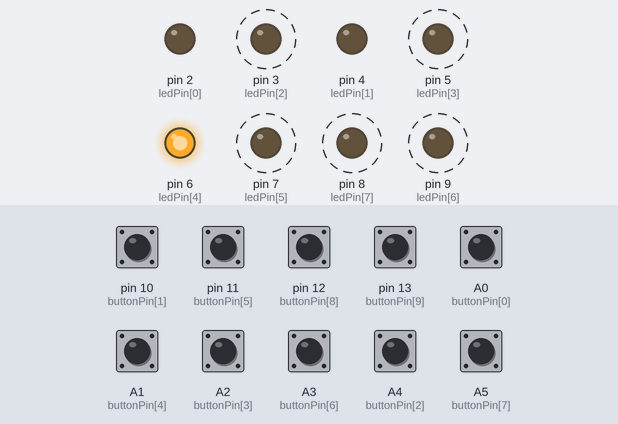
Bench run of a sketch on a simulated Arduino Uno, built with avr-gcc and run on an emulated ATmega328P. On the bench: output pins drawn as LEDs (lit = HIGH). Dashed ring = blinking. The test bench sets the inputs (shaded band); at power-on: A0 (buttonPin[0]), A1 (buttonPin[4]), A2 (buttonPin[3]), A3 (buttonPin[6]), A4 (buttonPin[2]), A5 (buttonPin[7]), pin 10 (buttonPin[1]), pin 11 (buttonPin[5]), pin 12 (buttonPin[8]), pin 13 (buttonPin[9]) HIGH. What the sketch prints to the serial monitor is not drawn.

Above: at 1.2 s.
1.3 s: pin 10 (buttonPin[1]) pulled LOW for 1 s
At 2.62 s:
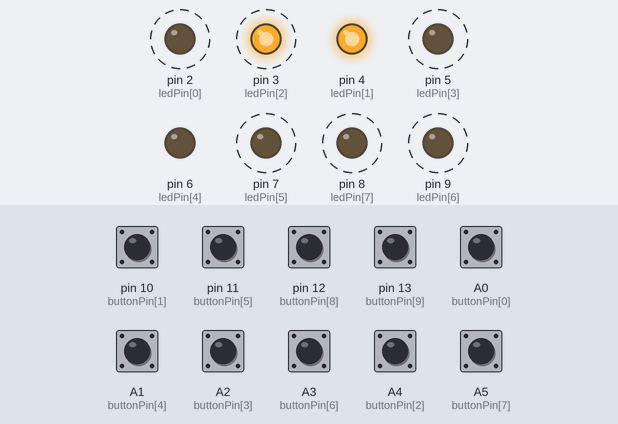
4.3 s: A0 (buttonPin[0]) pulled LOW for 1 s
7.3 s: pin 11 (buttonPin[5]) pulled LOW for 1 s
At 7.62 s:
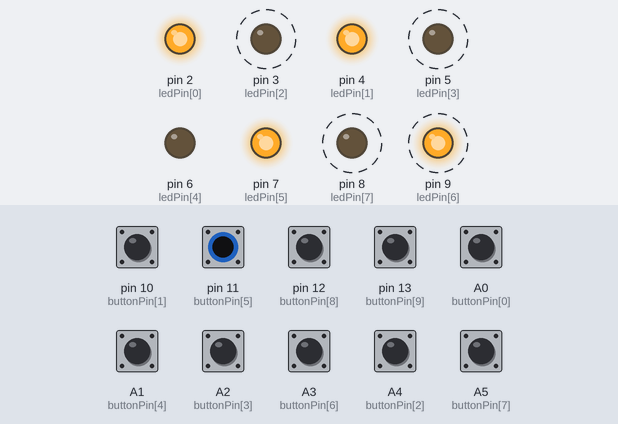
10.3 s: A4 (buttonPin[2]) pulled LOW for 1 s
At 12.4 s:
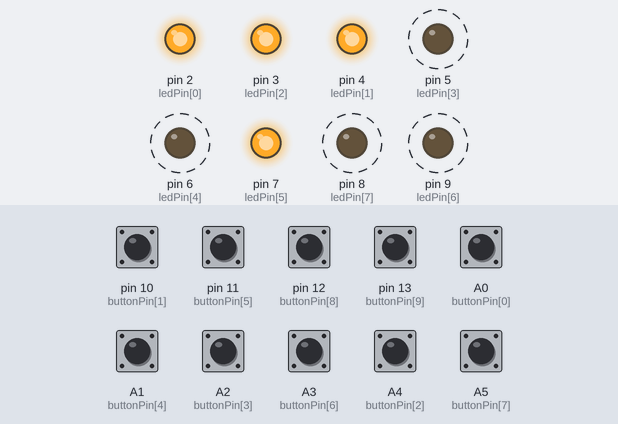
13.3 s: A1 (buttonPin[4]) pulled LOW for 1 s
17.0 s: A2 (buttonPin[3]) pulled LOW for 0.15 s
At 18.3 s:
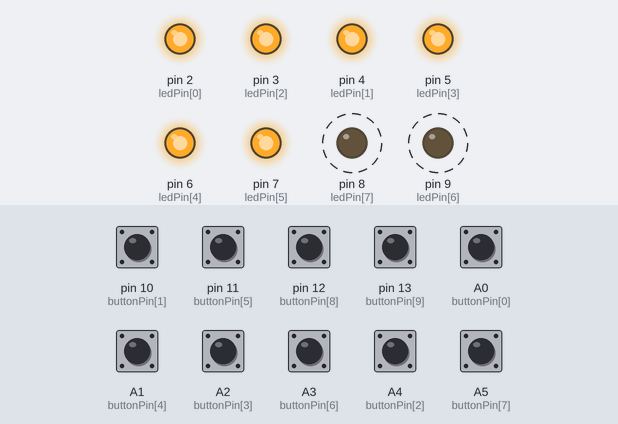
Timing chart, 0 to 21.1 s (numbered marks = the images above; inputs shaded):
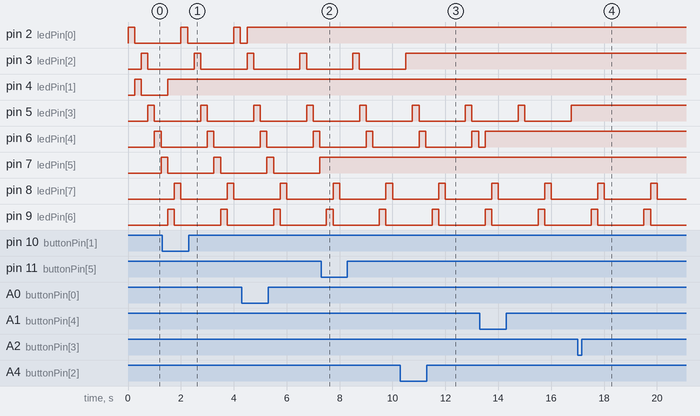

Measured:
- after the input at 7.3 s, pin 7 (ledPin[5]): stays HIGH (without the input it goes to LOW after 0.20 s)
- after the input at 10.3 s, pin 3 (ledPin[2]): goes on until 10.5 s, then stays HIGH
- after the input at 17.0 s, pin 5 (ledPin[3]): stops changing and stays HIGH
- by itself, pin 8 (ledPin[7]), pin 9 (ledPin[6]): alternates HIGH for 0.25 s and LOW for 1.8 s

The sketch:

midi.ino
```cpp
// Piny pro tlacitka
int buttonPin[] = {
  A0,10,A4,A2,A1,11,A3,A5,12,13 };

// Piny pro diody
int ledPin[] = {
  2,4,3,5,6,7,9,8 };

// Prubehovy stav tlacitka
int buttonState[] = {
  0,0,0,0,0,0,0,0 };

// Aktualni stav tlacitka, nutno pro ziskani samostatneho zmacknuti behem cyklu
int buttonPushed[] = {
  0,0,0,0,0,0,0,0 };

// Pole, kde jsou ulozeny informace o vsech krocich, zda maji hrat
int stepsSlot[] = {
  0,0,0,0,0,0,0,0 };

// Identifikator pro vypis na consoli
int buttonNum = 0;

// Pocty diod a tlacitek, pro dynamicke skalovani
int DiodeCount = 8;
int ButtonCount = 10;

int NoteSlot[] = {
  30,31,32,33,34,35,36,37,38,39,40,41,42,43,44,45,46,47,48,49,50,51,52,53,54,55,56,57,58,59,60,61,62,63,64,65,66,67,68,69,70,71,72,73,74,75,76,77,78,79,80,81,82,83,84,85,86,87,88,89 };

int StepNoteSlot[] = {
  30,30,30,30,30,30,30,30 };

// Promena kterou se predava 1/0, zda ma aktualni krok hrat
int lastPlayStep = 0;

int noteStep = 0;

void setup() {
  Serial.begin(31250);
  //Serial.begin(9600);
  // Nastaveni diod
  for (int thisPin=0; thisPin < DiodeCount; thisPin++ ) {
    pinMode(ledPin[thisPin], OUTPUT);
  }
  // Nastaveni tlacitek
  for (int thisPin=0; thisPin < ButtonCount; thisPin++ ) {
    pinMode(buttonPin[thisPin], INPUT_PULLUP);
  }
}

// promena i nese aktualni cislo kroku a predava se funkci readSwitches
void loop(){
  for (int i=0; i<DiodeCount; i++) {
    int tempo = 250;
    // Precteni stavu tlacitek
    readSwitches(i);
    stepSetup(i);
    noteSetup();
    //for (int y=0; y<DiodeCount; y++) {
    //  Serial.print(StepNoteSlot[y]);
    //  Serial.print(",");
    //}
    //Serial.println();
    digitalWrite(ledPin[i], HIGH);
    if (lastPlayStep == 1) {
      // Zapnuti diody

      // Zapnuti noty
      noteOn(0x90, StepNoteSlot[i], 0x45);
      // Prodleva se zapnutou notou
      delay(100);
      // Vypnuti noty
      noteOn(0x90, StepNoteSlot[i], 0x00);
      // Odecteni prodlevy od pauzy tempa
      tempo = tempo - 100;
    }
    // Pauza tempa
    delay (tempo);
    if (lastPlayStep != 1) {
    digitalWrite(ledPin[i], LOW);
    }
    // Vypnuti dio<dy

  }
}

// Precteni stavu vsech tlacitek, zaznamenani o zapnutych a vypnutych, predani informace zpet do hlavni smycky
void readSwitches(int val)
{
  // Cyklus, ktery precte stav vsech tlacitek
  for (int thisPin=0; thisPin < DiodeCount; thisPin++ ) {
      buttonState[thisPin] = digitalRead(buttonPin[thisPin]);
      buttonNum = buttonPin[thisPin];

      // Debug informace
      //Serial.print(buttonNum);
      //Serial.print(" - ");
      //Serial.print(buttonState[thisPin]);
      //Serial.print(" - ");
      //Serial.println(stepsSlot[thisPin]);

      // Overeni ze tlacitko bylo zmacknuto a ulozeni informace
      if (buttonState[thisPin] == LOW && buttonPushed[thisPin] == 0) {
        buttonPushed[thisPin] = 1;

        // Debug informace
        //Serial.print("Zmacknuto - ");
        //Serial.println(buttonNum);

        // prideleni priznak kroku a rozsviceni diody na prislusnem kroku, ze ma hrat a pri pristim zmacknuti prestane a zhasne diodu
        if (stepsSlot[thisPin] == 0 ) {
          stepsSlot[thisPin] = 1;
          digitalWrite(ledPin[thisPin], HIGH);
        } else {
          stepsSlot[thisPin] = 0;
          digitalWrite(ledPin[thisPin], LOW);
        }
      }

      // Uvolneni informace o zmacknutem tlacitku, jinac by dochazelo k neustalemu generovani zmacknuti
      if (buttonState[thisPin] == HIGH && buttonPushed[thisPin] == 1) {
        buttonPushed[thisPin] = 0;
      }
  }
  // Predani informace o kroku do hlavni smycky
  lastPlayStep =  stepsSlot[val];
}

void noteSetup() {
  int Note = StepNoteSlot[noteStep];
   if (digitalRead(12) == LOW && Note != 0 ) {
     Note--;
   }
   if (digitalRead(13) == LOW && Note != 57 ) {
     Note++;
   }
   StepNoteSlot[noteStep] = Note;
}

void stepSetup(int val) {
  int sw = 0;
  int bt = val;
  if ( digitalRead(12) == LOW && digitalRead(13) == LOW ) {
    delay (1000);
    while ( sw != 1 ) {
      delay (150);
      digitalWrite(ledPin[bt], HIGH);
      if (digitalRead(12) == LOW  && bt != 0) {
        digitalWrite(ledPin[bt], LOW);
        bt--;
        digitalWrite(ledPin[bt], HIGH);
      }
      if (digitalRead(13) == LOW  && bt != 7 ) {
        digitalWrite(ledPin[bt], LOW);
        bt++;
        digitalWrite(ledPin[bt], HIGH);
      }

      if ( digitalRead(19) == LOW ) {
        digitalWrite(ledPin[bt], LOW);
        noteStep = bt;
        sw = 1;
        delay (1000);
      }
    }
  }

}

// Odeslani noty do midi
void noteOn(int cmd, int pitch, int velocity) {
  Serial.write(cmd);
  Serial.write(pitch);
  Serial.write(velocity);
}
```
